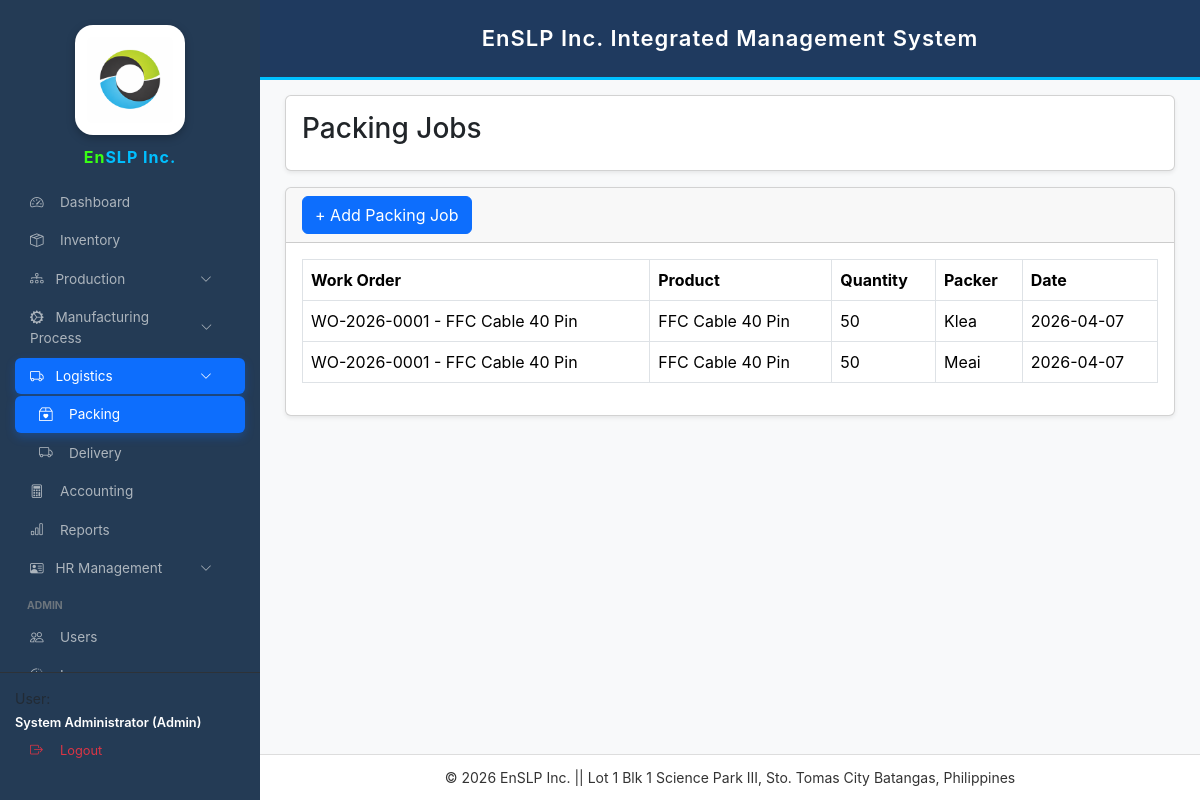
/packing.php (signed in), run on the app's committed database.
### tables this page shows
CREATE TABLE `packing_jobs` (
  `id` int(11) NOT NULL,
  `work_order_id` varchar(50) NOT NULL,
  `item_id` int(11) DEFAULT NULL,
  `quantity_packed` int(11) NOT NULL,
  `packer` varchar(100) DEFAULT NULL,
  `date_packed` timestamp NOT NULL DEFAULT current_timestamp()
);

CREATE TABLE `work_orders` (
  `id` int(11) NOT NULL,
  `wo_no` varchar(50) DEFAULT NULL,
  `product_name` varchar(150) NOT NULL,
  `client` varchar(150) DEFAULT NULL,
  `qty` int(11) DEFAULT 0,
  `status` varchar(50) DEFAULT NULL,
  `date_started` date NOT NULL,
  `date_completed` date DEFAULT NULL,
  `remarks` varchar(255) DEFAULT NULL,
  `created_at` timestamp NOT NULL DEFAULT current_timestamp(),
  `selling_price` decimal(10,2) DEFAULT 0.00
);

CREATE TABLE `inventory_items` (
  `id` int(11) NOT NULL,
  `item_code` varchar(50) DEFAULT NULL,
  `item_name` varchar(150) NOT NULL,
  `category` varchar(50) DEFAULT NULL,
  `unit` varchar(30) DEFAULT 'pcs',
  `quantity` int(11) NOT NULL DEFAULT 0,
  `reorder_level` int(11) NOT NULL DEFAULT 0,
  `created_at` datetime NOT NULL DEFAULT current_timestamp(),
  `cost` decimal(10,2) DEFAULT NULL,
  `selling_price` decimal(10,2) DEFAULT 0.00,
  `status` varchar(20) DEFAULT 'active',
  `value` decimal(10,2) DEFAULT 0.00
);

### packing.php (the view, shortened to what this page needs)
<?php
require_once "config.php";
$stmt=$conn->query("
SELECT p.*,i.item_name,w.wo_no,w.product_name
FROM packing_jobs p
LEFT JOIN inventory_items i ON p.item_id=i.id
LEFT JOIN work_orders w ON p.work_order_id=w.id
ORDER BY p.id DESC
");
$jobs=$stmt->fetchAll(PDO::FETCH_ASSOC);
?>
<!DOCTYPE html>
<html>
<head>
<link href="https://cdn.jsdelivr.net/npm/bootstrap@5.3.3/dist/css/bootstrap.min.css" rel="stylesheet">
</head>
<body>
<?php include 'sidebar.php'; ?>
<?php include 'header.php'; ?>
<div class="main-content">
<div class="card shadow-sm mb-3">
<div class="card-body">
<h3>Packing Jobs</h3>
</div>
</div>
<div class="card shadow-sm">
<div class="card-header">
<button class="btn btn-primary"
data-bs-toggle="modal"
data-bs-target="#addPackingModal">
+ Add Packing Job
</button>
</div>
<div class="card-body">
<table class="table table-bordered">
<thead>
<tr>
<th>Work Order</th>
<th>Product</th>
<th>Quantity</th>
<th>Packer</th>
<th>Date</th>
</tr>
</thead>
<tbody>
<?php if($jobs){ ?>
<?php foreach($jobs as $row){ ?>
<tr>
<td><?=$row['wo_no']?> - <?=$row['product_name']?></td>
<td><?=$row['item_name']?></td>
<td><?=$row['quantity_packed']?></td>
<td><?=$row['packer']?></td>
<td><?=date('Y-m-d', strtotime($row['date_packed']))?></td>
</tr>
<?php } ?>
<?php } ?>
</tbody>
</table>
</div>
</div>
</div>
<?php include 'footer.php'; ?>
</body>
</html>

### packing.php (style rules this page uses)
body { background:#f4f6f9; font-family:Arial; }
.main-content { margin-left:260px; padding:25px; margin-top:70px; }

### sidebar.php (style rules this page uses)
:root { --sb-width:260px; --primary-blue:#0d6efd; --sidebar-bg:#243b55; }
body { font-family:'Inter',sans-serif!important; margin:0!important; background:#f8f9fa; }

### data on the page
packing_jobs: work_order.wo_no "WO-2026-0001", work_order.product_name "FFC Cable 40 Pin", inventory_items.item_name "FFC Cable 40 Pin", quantity_packed "50", packer "Klea", date_packed "2026-04-07"
packing_jobs: work_order.wo_no "WO-2026-0001", work_order.product_name "FFC Cable 40 Pin", inventory_items.item_name "FFC Cable 40 Pin", quantity_packed "50", packer "Meai", date_packed "2026-04-07"
